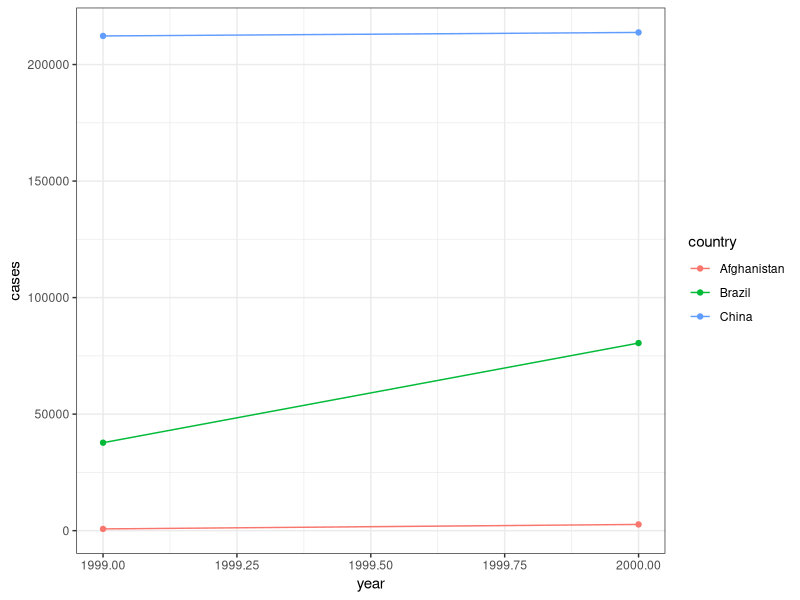
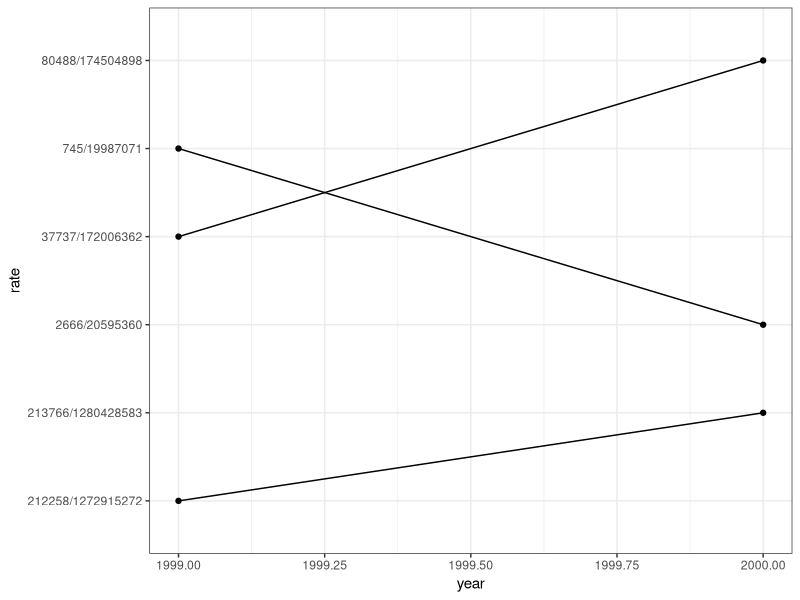

The R source for these figures, in order:
## ---- chunk 1
knitr::opts_chunk$set(cache = FALSE, message = FALSE, warning = FALSE, echo = TRUE)
## ---- chunk 2
library(tidyverse)
theme_set(theme_bw())
## ---- chunk 3
table1
## ---- chunk 4
ggplot(table1, aes(x = year, y = cases, col = country)) +
  geom_point() +
  geom_line()
## ---- chunk 5
table4a # cases
table4b # population
## ---- chunk 6
table2
## ---- chunk 7
table3
## ---- chunk 8
ggplot(table3, aes(x = year, y = rate)) +
  geom_point() +
  geom_line(aes(group = country))
